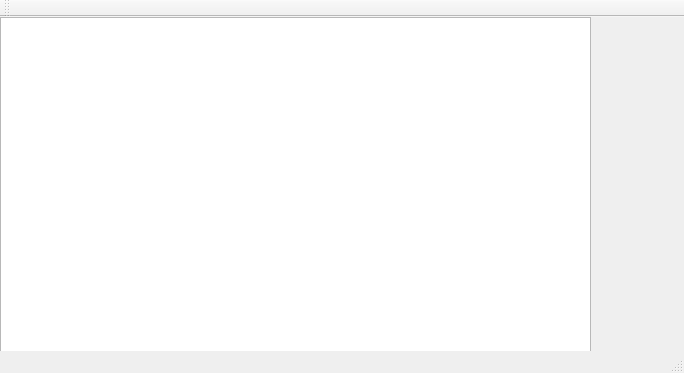
<?xml version="1.0" encoding="UTF-8"?>
<ui version="4.0">
 <class>MainWindow</class>
 <widget class="QMainWindow" name="MainWindow">
  <property name="geometry">
   <rect>
    <x>0</x>
    <y>0</y>
    <width>684</width>
    <height>373</height>
   </rect>
  </property>
  <property name="windowTitle">
   <string>MainWindow</string>
  </property>
  <widget class="QWidget" name="centralwidget">
   <widget class="QTableWidget" name="tableWidget">
    <property name="geometry">
     <rect>
      <x>0</x>
      <y>0</y>
      <width>591</width>
      <height>361</height>
     </rect>
    </property>
    <property name="sizePolicy">
     <sizepolicy hsizetype="Maximum" vsizetype="Maximum">
      <horstretch>0</horstretch>
      <verstretch>0</verstretch>
     </sizepolicy>
    </property>
   </widget>
  </widget>
  <widget class="QStatusBar" name="statusbar"/>
  <widget class="QToolBar" name="toolBar">
   <property name="windowTitle">
    <string>toolBar</string>
   </property>
   <property name="iconSize">
    <size>
     <width>96</width>
     <height>96</height>
    </size>
   </property>
   <attribute name="toolBarArea">
    <enum>TopToolBarArea</enum>
   </attribute>
   <attribute name="toolBarBreak">
    <bool>false</bool>
   </attribute>
  </widget>
 </widget>
 <resources/>
 <connections/>
</ui>
